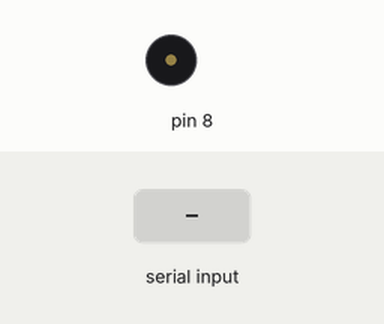
The sketch below on a simulated Arduino Uno, built with avr-gcc and run on an emulated ATmega328P. Parts: buzzer (waves = sounding). The test bench sets the inputs (shaded band).

Above: at 1.2 s.
1.3 s: "1" received over Serial
At 1.4 s:
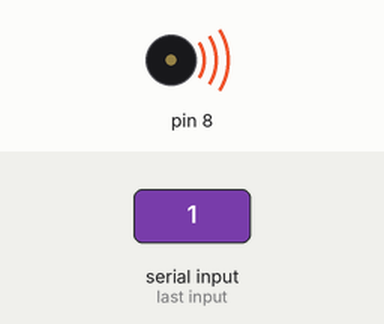
Timing chart, 0 to 4.3 s (numbered marks = the images above; inputs shaded):
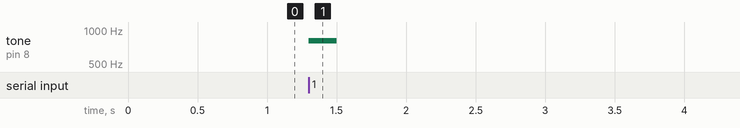

Measured:
- after the input at 1.3 s, tone on pin 8: silent → 800 Hz at once, → silent 0.20 s later

The sketch:

week03_7_arduino.ino
```cpp
//week03_7 Arduino
void setup() {
  Serial.begin(9600);//設定usb傳輸速度
  pinMode(8,OUTPUT);//8 叭 要會發聲
}

void serialEvent()//等待USB的事件
{
  while (Serial.available())//若有資料
  {
    Serial.read();
    tone(8,800,200);
  }
}

void loop() {
  // put your main code here, to run repeatedly:

}
```
